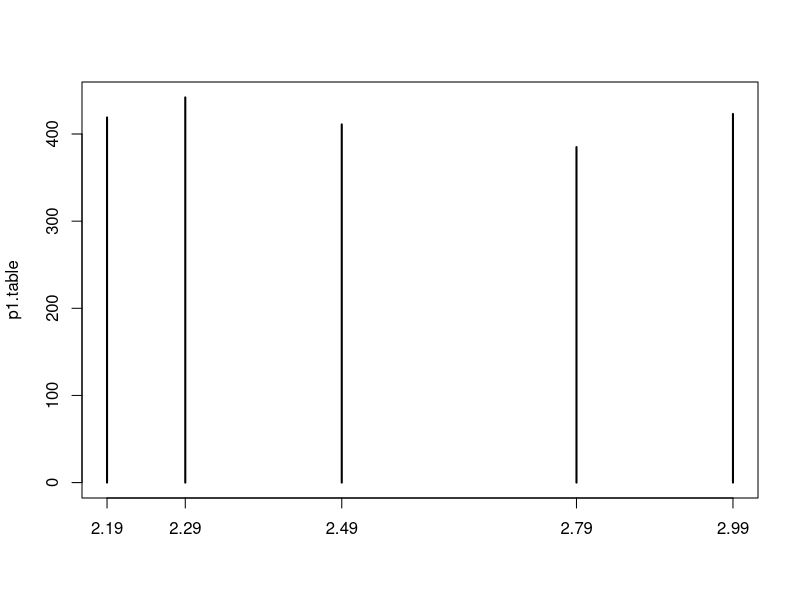
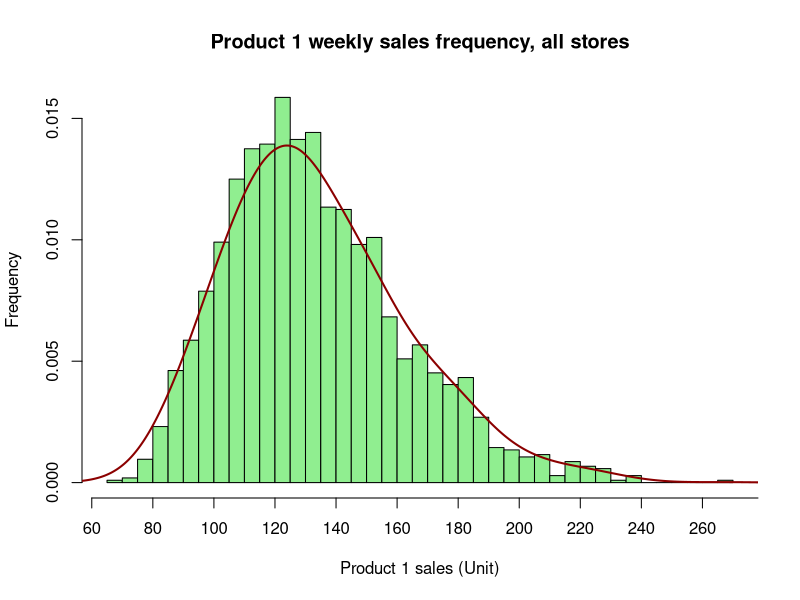
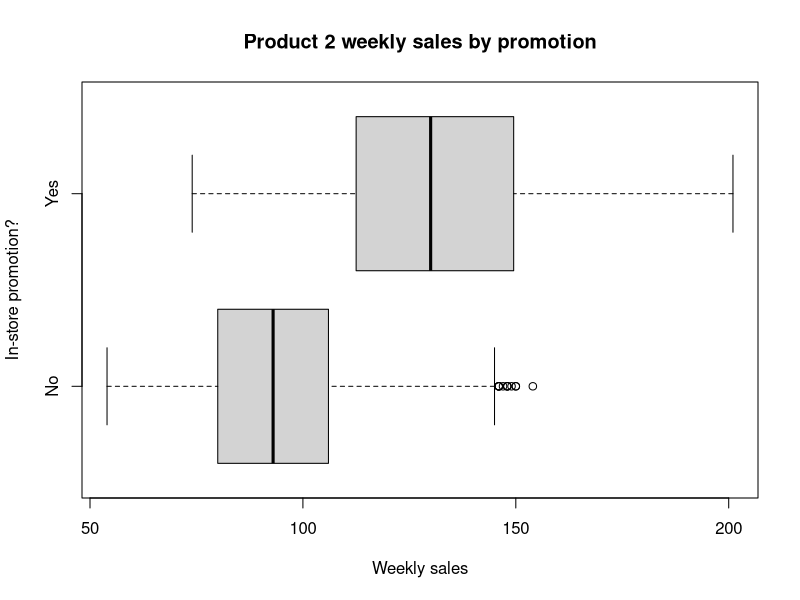

Source code (R) for these figures, in order: (Note: this script raises an error after producing the figures.)
k.stores = 20 # use k for constant
k.weeks = 104 # 2 years

#create data frame with blank slots to hold data later
store.df = data.frame(matrix(NA, ncol = 10, nrow = k.stores*k.weeks))
names(store.df) = c("storeNum", "Year", "Week", "p1sales", "p2sales",
                    "p1price", "p2price", "p1prom", "p2prom", "country")
head(store.df)
dim(store.df) #simplest summary of store.df (see the dimension)

#create 2 vectors to fill df
store.num = 101:(100+k.stores)
store.country = c(rep("US" , 3) , rep("DE" , 5) , rep("GB" , 3) , rep("BR" , 2),
                  rep("JP" , 4) , rep("AU" , 1) , rep("CN" , 2))
length(store.country) # 20 countries for 20 stores

#replacing
store.df$storeNum = rep(store.num, each=k.weeks)
store.df$country = rep(store.country, each=k.weeks)

#we do the same for week and year
store.df$Week = rep(1:52, times=k.stores*2)
store.df$` Year`= rep(rep(1:2,each=k.weeks/2),times=k.stores)

#check the overall structure
str(store.df)

#set store.number and store.country as factors
#we do this to set it as categorical variables, not just number or character
store.df$storeNum = factor(store.df$storeNum)
store.df$country = factor(store.df$country)

#now we want to create random value for the rest
#set a seed for random generator
set.seed(98250)

#set a random promotion chance from binomial 
store.df$p1prom = rbinom(n=nrow(store.df),size=1,p=0.1)
store.df$p2prom = rbinom(n=nrow(store.df),size=1,p=0.15)

#get a random price from 5 distinct prices
store.df$p1price = sample(c(2.19, 2.29, 2.49, 2.79, 2.99),
                          size=nrow(store.df),replace=TRUE)
store.df$p2price = sample(c(2.29, 2.49, 2.59, 2.99, 3.19),
                          size=nrow(store.df),replace=TRUE)

#create sale data using poisson distribution
#set lambda=mean of sale
tmp.sale1 = rpois(n=nrow(store.df), lambda=120)
tmp.sale2 = rpois(n=nrow(store.df), lambda=100)

#scale up with a log algorithm, we assume that sales and prices have inverse ratio
tmp.sale1 = tmp.sale1*log(store.df$p2price)/log(store.df$p1price)
tmp.sale2 = tmp.sale2*log(store.df$p1price)/log(store.df$p2price)

#we assume sale get a 30% or 40% boost when the product is promoted
#and use floor() to keep sales an integer
store.df$p1sales = floor(tmp.sale1*(1+store.df$p1prom*0.3))
store.df$p2sales = floor(tmp.sale2*(1+store.df$p2prom*0.4))

#count frequency of each price in p1
p1.table = table(store.df$p1price)
plot(p1.table)

#cross tables of price and promotion (how often each product was promoted at each price)
p1.crossTable = table(store.df$p1price, store.df$p1prom)
p1.crossTable[,2] / (p1.crossTable[,1]+p1.crossTable[,2])

#quantile at different level
quantile(store.df$p1sales,probs=0:10/10)

#create a summary 
mysummary.df = data.frame(matrix(NA,nrow=2, ncol=2))
names(mysummary.df) = c("Median sales", "IQR")
rownames(mysummary.df) = c("Product 1" , "Product 2")
mysummary.df["Product 1", "Median sales"] = median(store.df$p1sales)
mysummary.df["Product 2", "Median sales"] = median(store.df$p2sales)
mysummary.df["Product 1", "IQR"] = IQR(store.df$p1sales)
mysummary.df["Product 2", "IQR"] = IQR(store.df$p2sales)
mysummary.df

#default summary
summary(store.df)

#describe from psych package
install.packages("psych")
library(psych)
describe(store.df) #recommended to use with discrete data 
describe(store.df[, c(2, 4:9)]) #skip some columns

#plot data
#histogram
hist(store.df$p1sales,
     main="Product 1 weekly sales frequency, all stores",
     xlab="Product 1 sales (Unit)",
     ylab="Frequency",
     breaks=30,
     col="lightgreen",
     freq=F,
     xaxt="n")
axis(side=1, at=seq(60,300,by=20))
lines(density(store.df$p1sales, bw=10), 
      type="l",
      col="darkred",
      lwd=2)

#box plot
boxplot(store.df$p2sales ~ store.df$p2prom,
        main="Product 2 weekly sales by promotion",
        xlab="Weekly sales",
        ylab="In-store promotion?",
        horizontal=TRUE,
        las=1,
        yaxt="n")
axis(side=2,at=c(1,2), labels=c("No","Yes"))
#bean plot (similar to box plot)
beanplot(p2sales ~ p2prom, data=store.df,
         what=c(1,1,1,0), log="", side="second", #side=second to compute density
         main="Product 2 weekly sales by promotion",
         xlab="Weekly sale",
         ylab="In-store promotion?",
         horizontal=TRUE,
         las=1,
         yaxt="n")
#QQ plot (quantile-quantile)
qqnorm(store.df$p1sales) #compare with normal distribution
qqline(store.df$p1sales)
#we observe a strange upward curve => not normally distributed
#use log transform
qqnorm(log(store.df$p1sales))
qqline(log(store.df$p1sales))
#now everything look good

#cumulative distribution
plot(ecdf(store.df$p1sales),
     main="Cumulative distribution of p1 weekly sales",
     ylab="Cumulative proportion",
     xlab=c("P1 weekly sales of all store","90% of weeks sole <= 174 units"),
     yaxt="n")
axis(side=2, at=seq(0,1,by=0.1), las=1,
     labels=paste(seq(0,100,by=10),"%", sep=""))
abline(h=0.9,lty=3) # create a line at 90th percentile
abline(v=quantile(store.df$p1sales,probs=0.9),lty=3)

#by() divide data into subgroup 
by(store.df$p1sales, list(store.df$storeNum,store.df$Year), FUN=mean)
#use aggregate() to return a formatted result
p1sale.sumByCountry = aggregate(store.df$p1sales, list(country=store.df$country), sum)

#create map
p1sales.map = joinCountryData2Map(p1sale.sumByCountry, joinCode="ISO2",
                                  nameJoinColumn = "country")
mapCountryData(mapToPlot = p1sales.map, 
               nameColumnToPlot = "x",
               mapTitle="Total P1 sales by country",
               colourPalette = brewer.pal(7,"Greens"),
               catMethod = "fixedWidth", addLegend = F
               )
